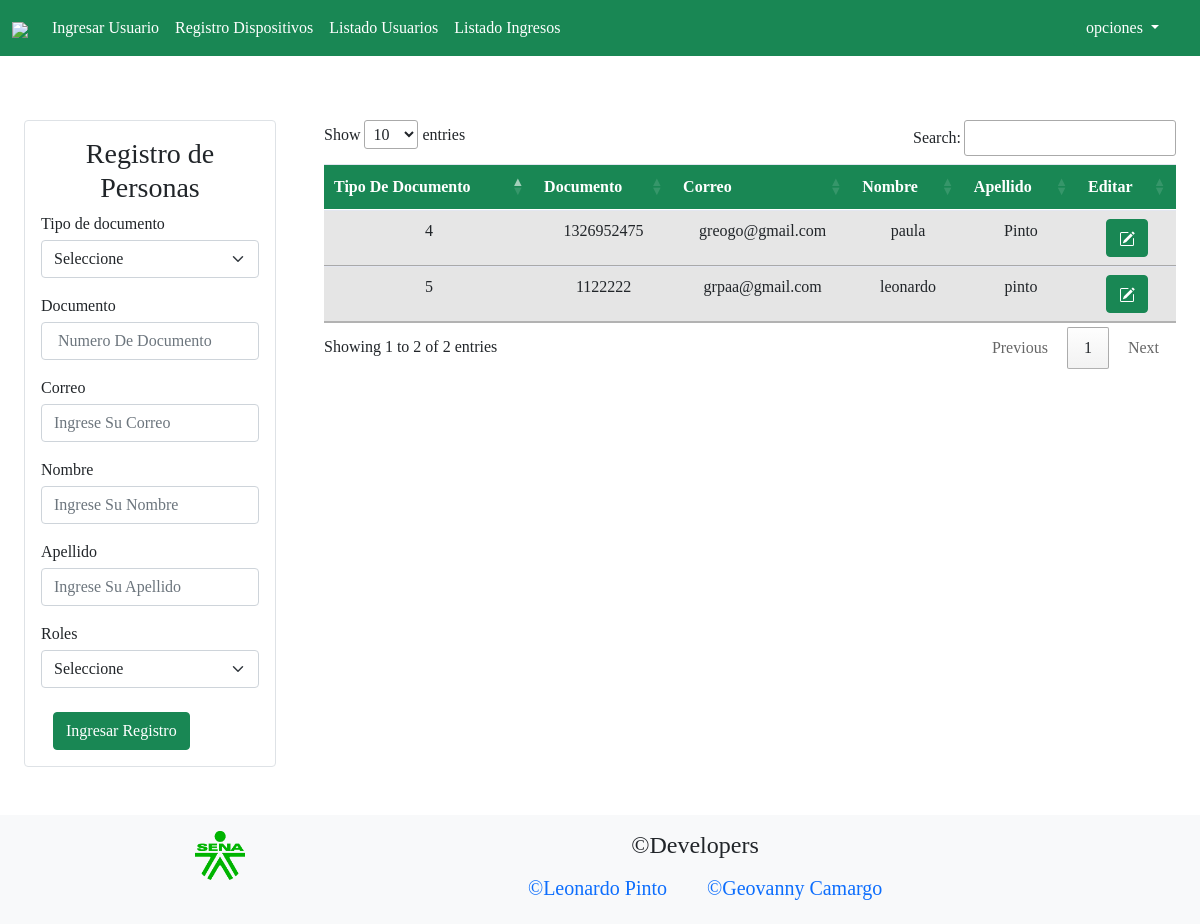
The app's page /pages/homepage_celador.php (signed in), older data.
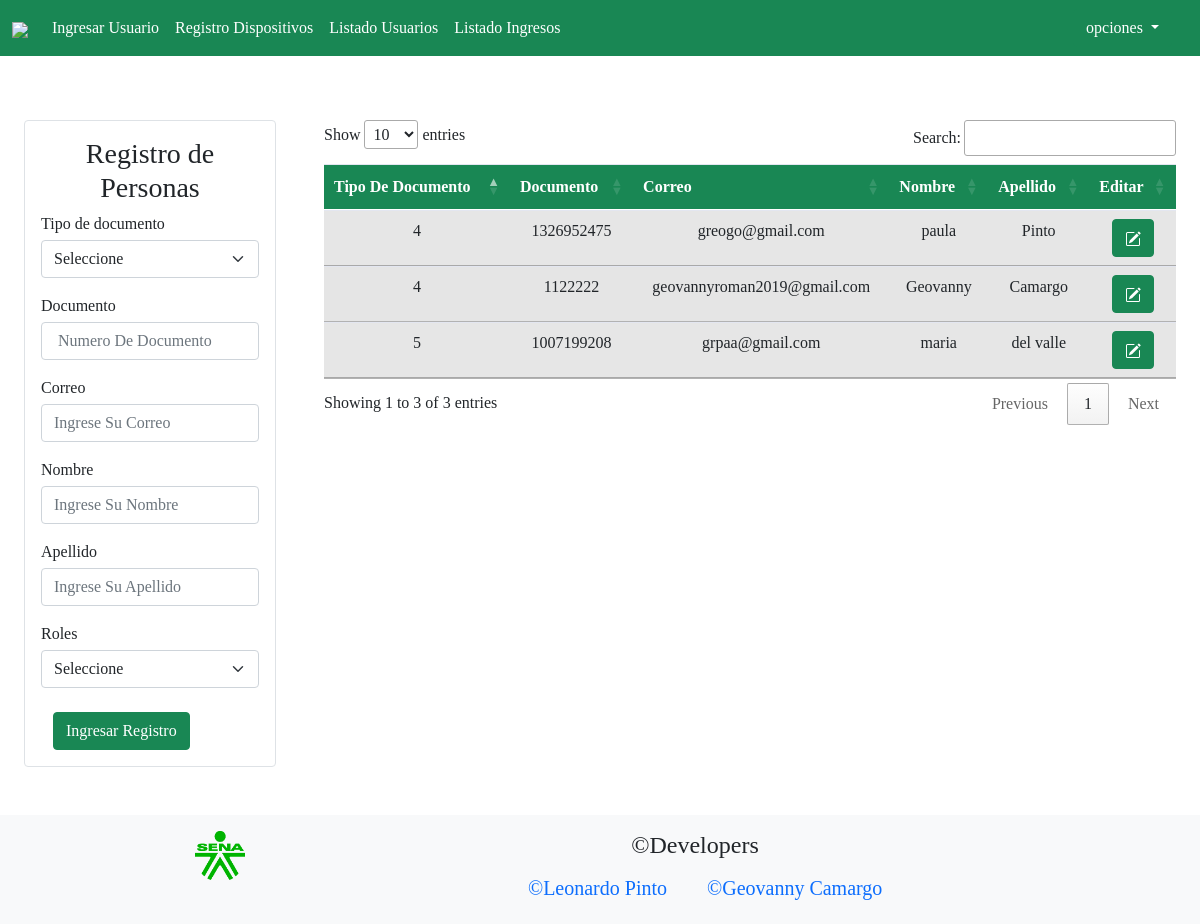
The same page, newer data.
### tables this page shows
CREATE TABLE `personas` (
  `id` int(11) NOT NULL,
  `tipo_documento` int(11) NOT NULL,
  `documento` int(11) NOT NULL,
  `correo` varchar(80) NOT NULL,
  `nombre` varchar(70) NOT NULL,
  `apellido` varchar(70) NOT NULL,
  `pass` varchar(300) NOT NULL,
  `rol` int(70) NOT NULL
);

### pages/homepage_celador.php (the view, shortened to what this page needs)
<!DOCTYPE html>
<html lang="es">
<head>
    <link rel="stylesheet" href="../bootstrap-5.0.2-dist/css/sb-admin-2.css">
    <link rel="stylesheet" href="../bootstrap-5.0.2-dist/css/bootstrap.min.css">
    <link rel="stylesheet" href="//cdn.datatables.net/1.12.1/css/jquery.dataTables.min.css">
</head>
<body class="nav">
    <?php
    include("../componentes/navbar_celador.php");
    ?>
    <div class="container-fluid">
        <div class="row mt-5">
            <div class="col-12 col-sm-10 col-md-6 col-xl-3 p-4 mt-5">
            <form class="form p-3 rounded border" method="POST">
                <h3 class="text-center" >Registro de Personas</h3>
                <?php
                include("../crud/model/connection.php");
                ?>
                <div class="form form-group">
                    <label for="exampleInputEmail1" class="form-label mb-1">Tipo de documento</label>
                    <select for="inputPassword2" class=" form-select mb-1" name="tipo_documento" aria-label="Default select example" placeholder="Tipo de roles">
                    <option class="form-control mb-1" list="listaRoles" id="exampleDataList" value="#" selected >Seleccione</option>
                    </select>
                </div>
                <div class="form form-group">
                    <label for="inputPassword2" class=" mb-1">Documento</label>
                    <input type="text" class="form-control mb-1"  placeholder=" Numero De Documento" name="documento">
                </div>
                <div class="form form-group">
                    <label for="inputPassword2" class=" mb-1">Correo</label>
                    <input type="mail" class="form-control mb-1"  placeholder="Ingrese Su Correo" name="correo">
                </div>
                <div class="form form-group">
                    <label for="inputPassword2" class=" mb-1">Nombre</label>
                    <input type="text" class="form-control mb-1"  placeholder="Ingrese Su Nombre" name="nombre">
                </div>
                <div class="form form-group">
                    <label for="inputPassword2" class=" mb-1">Apellido</label>
                    <input type="text" class="form-control mb-1"  placeholder="Ingrese Su Apellido" name="apellido">
                </div>
                <div class="form form-group">
                    <label for="exampleInputEmail1" class="form-label mb-1">Roles</label>
                    <select for="inputPassword2" class=" form-select mb-1" name="rol" aria-label="Default select example" placeholder="Tipo de roles">
                    <option class="form-control mb-1" list="listaRoles" id="exampleDataList" value="#" selected >Seleccione</option>
                    </select>
                </div>
                <div class="col-auto">
                    <button type="submit" class="btn btn-success mt-2" value="ok" name="btnGuardar">Ingresar Registro</button>
                </div>
            </form>
            </div>
            <div class="col-12 col-sm-12 col-md-9 col-xl-9 p-4 mt-5">
            <div class="overflow-auto">
            <?php
            include("../crud/model/connection.php");
            ?>
                <table class="table table-striped text-center text-white" id="myTable">
                    <thead>
                        <tr>
                            <th scope="col" class="bg-success">Tipo De Documento</th>
                            <th scope="col" class="bg-success">Documento</th>
                            <th scope="col" class="bg-success">Correo</th>
                            <th scope="col" class="bg-success">Nombre</th>
                            <th scope="col" class="bg-success">Apellido</th>
                            <th scope="col" class="bg-success">Editar</th>
                        </tr>
                    </thead>
                        <tbody id="myTable">
                            <?php
                            include("../crud/model/connection.php");
                            $sql = $con->query(" SELECT * FROM personas");
                            while($datos=$sql->fetch_object()) {?>
                            <tr class="table-active">
                                <td><?= $datos->tipo_documento?></td>
                                <td><?= $datos->documento?></td>
                                <td><?= $datos->correo?></td>
                                <td><?= $datos->nombre?></td>
                                <td><?= $datos->apellido?></td>
                                <td>
                                    <a class="btn btn-small btn-success" href="./modificar_personas.php?id=<?= $datos->id ?>"></a>
                                </td>
                            </tr>
                        <?php
                            }
                            ?>
                        </tbody>
                </table>
            </div>
            </div>
        </div>
    </div>
</body>
</html>
<?php
    include("../componentes/footer.php");
    ?>

### componentes/navbar_celador.php (shortened to what this page needs)
<nav  class=" nav fixed-top navbar navbar-expand-lg navbar-light bg-success mb-5">
    <div class="container-fluid">
        <a class="navbar-brand" href="./homepage_celador.php">
            <img class="" src="../bootstrap-5.0.2-dist/img/Logo-sena-blanco.png" width="50">
        </a>
        <div class="collapse navbar-collapse" id="navbarScroll">
            <ul class="navbar-nav me-auto my-2 my-lg-0 navbar-nav-scroll"   style="--bs-scroll-height: 100px;">
                <li class="nav-item">
                <li class="nav-item">
                <a class="nav-link text-white" href="../pages/homepage_celador.php">
                        Ingresar Usuario
                    </a>
                </li>
                    <a class="nav-link text-white" href="./registro_dispositivos.php">
                        Registro Dispositivos
                    </a>
                </li>
                <li class="nav-item">
                <a class="nav-link text-white" href="#">
                        Listado Usuarios
                    </a>
                </li>
                <li class="nav-item">
                <a class="nav-link text-white" href="#">
                        Listado Ingresos
                    </a>
                </li>
            </ul>
            <li class="nav-item dropdown">
                <button type="button" class="btn btn-success dropdown-toggle ml-5" data-bs-toggle="dropdown" aria-expanded="false">
                         opciones
                </button>
                <?php
                                include("../crud/model/connection.php");
                            ?>
            </li>
    </div>
</div>
</nav>

### crud/model/connection.php (shortened to what this page needs)
<?php
	require ("constantes.php");
?>

### componentes/footer.php (shortened to what this page needs)
<div class="container-fluid bg-light mt-4 p-3">
<footer>
    <div class="container bg-light">
            <div class="row">
            <div class="col-12 col-sm-12 col-md-4 col-xl-4 text-center">
                <img src="../bootstrap-5.0.2-dist/img/logo-sena-verde.png" alt="Logo" width="50">
            </div>
                <div class="col-12 col-sm-12 col-md-6 col-xl-6">
                    <h4 class="text-center">&copy;Developers</h4>
                    <div class="row">
                    <div class="col-6 text-right">
                    <a class="navbar-brand" href="https://github.com/leofadev"> &copy;Leonardo Pinto</a>
            </div>
            <div class="col-6 text-left">
                    <a class="navbar-brand" href="https://github.com/geovanny-star">&copy;Geovanny Camargo</a>
            </div>
            </div>
                    </div>
                </div>
</div>
</footer>
</div>

Row changes from the older to the newer data that the page shows:
removed personas: tipo_documento "5", documento "1122222", correo "grpaa@gmail.com", nombre "leonardo", apellido "pinto"
added personas: tipo_documento "5", documento "1007199208", correo "grpaa@gmail.com", nombre "maria", apellido "del valle"
added personas: tipo_documento "4", documento "1122222", correo "geovannyroman2019@gmail.com", nombre "Geovanny", apellido "Camargo"
Text that changed along with them:
text written by a page script: "Show entries Search: Showing 1 to 2 of 2 entries Previous 1 Next" → "Show entries Search: Showing 1 to 3 of 3 entries Previous 1 Next"
